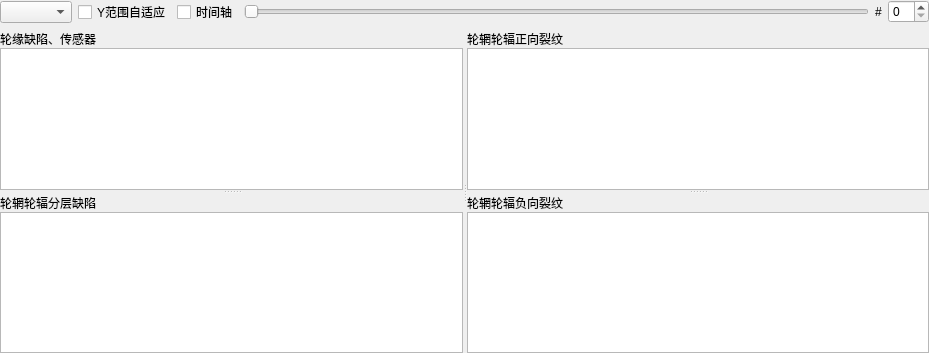
<?xml version="1.0" encoding="UTF-8"?>
<ui version="4.0">
 <class>PanelBScan</class>
 <widget class="QDockWidget" name="PanelBScan">
  <property name="geometry">
   <rect>
    <x>0</x>
    <y>0</y>
    <width>929</width>
    <height>353</height>
   </rect>
  </property>
  <property name="sizePolicy">
   <sizepolicy hsizetype="Preferred" vsizetype="Preferred">
    <horstretch>0</horstretch>
    <verstretch>0</verstretch>
   </sizepolicy>
  </property>
  <property name="minimumSize">
   <size>
    <width>900</width>
    <height>229</height>
   </size>
  </property>
  <property name="maximumSize">
   <size>
    <width>524287</width>
    <height>524287</height>
   </size>
  </property>
  <property name="windowTitle">
   <string>B扫描</string>
  </property>
  <widget class="QWidget" name="contents">
   <layout class="QGridLayout" name="gridLayout" rowstretch="0,1">
    <property name="leftMargin">
     <number>0</number>
    </property>
    <property name="topMargin">
     <number>0</number>
    </property>
    <property name="rightMargin">
     <number>0</number>
    </property>
    <property name="bottomMargin">
     <number>0</number>
    </property>
    <item row="1" column="0">
     <widget class="QSplitter" name="splitterAll">
      <property name="orientation">
       <enum>Qt::Horizontal</enum>
      </property>
      <property name="childrenCollapsible">
       <bool>false</bool>
      </property>
      <widget class="QSplitter" name="splitter_2">
       <property name="orientation">
        <enum>Qt::Vertical</enum>
       </property>
       <property name="childrenCollapsible">
        <bool>false</bool>
       </property>
       <widget class="QWidget" name="layoutWidget">
        <layout class="QVBoxLayout" name="verticalLayout">
         <property name="spacing">
          <number>0</number>
         </property>
         <item>
          <widget class="QLabel" name="title1">
           <property name="text">
            <string>轮缘缺陷、传感器</string>
           </property>
          </widget>
         </item>
         <item>
          <widget class="BScanChart" name="chart1"/>
         </item>
        </layout>
       </widget>
       <widget class="QWidget" name="layoutWidget">
        <layout class="QVBoxLayout" name="verticalLayout_2">
         <property name="spacing">
          <number>0</number>
         </property>
         <item>
          <widget class="QLabel" name="title2">
           <property name="text">
            <string>轮辋轮辐分层缺陷</string>
           </property>
          </widget>
         </item>
         <item>
          <widget class="BScanChart" name="chart2"/>
         </item>
        </layout>
       </widget>
      </widget>
      <widget class="QSplitter" name="splitter">
       <property name="orientation">
        <enum>Qt::Vertical</enum>
       </property>
       <property name="childrenCollapsible">
        <bool>false</bool>
       </property>
       <widget class="QWidget" name="layoutWidget_2">
        <layout class="QVBoxLayout" name="verticalLayout_3">
         <property name="spacing">
          <number>0</number>
         </property>
         <item>
          <widget class="QLabel" name="title3">
           <property name="text">
            <string>轮辋轮辐正向裂纹</string>
           </property>
          </widget>
         </item>
         <item>
          <widget class="BScanChart" name="chart3"/>
         </item>
        </layout>
       </widget>
       <widget class="QWidget" name="layoutWidget_3">
        <layout class="QVBoxLayout" name="verticalLayout_4">
         <property name="spacing">
          <number>0</number>
         </property>
         <item>
          <widget class="QLabel" name="title4">
           <property name="text">
            <string>轮辋轮辐负向裂纹</string>
           </property>
          </widget>
         </item>
         <item>
          <widget class="BScanChart" name="chart4"/>
         </item>
        </layout>
       </widget>
      </widget>
     </widget>
    </item>
    <item row="0" column="0">
     <layout class="QHBoxLayout" name="horizontalLayout">
      <item>
       <widget class="QComboBox" name="feature"/>
      </item>
      <item>
       <widget class="QCheckBox" name="adaptRange">
        <property name="text">
         <string>Y范围自适应</string>
        </property>
       </widget>
      </item>
      <item>
       <widget class="QCheckBox" name="timelineEnable">
        <property name="text">
         <string>时间轴</string>
        </property>
       </widget>
      </item>
      <item>
       <widget class="QWidget" name="timelineContainer" native="true">
        <layout class="QHBoxLayout" name="horizontalLayout_2">
         <property name="leftMargin">
          <number>0</number>
         </property>
         <property name="topMargin">
          <number>0</number>
         </property>
         <property name="rightMargin">
          <number>0</number>
         </property>
         <property name="bottomMargin">
          <number>0</number>
         </property>
         <item>
          <widget class="QSlider" name="timelinePos">
           <property name="orientation">
            <enum>Qt::Horizontal</enum>
           </property>
          </widget>
         </item>
         <item>
          <widget class="QLabel" name="timelineText">
           <property name="text">
            <string>#</string>
           </property>
          </widget>
         </item>
         <item>
          <widget class="QSpinBox" name="timelineRange"/>
         </item>
        </layout>
       </widget>
      </item>
     </layout>
    </item>
   </layout>
  </widget>
 </widget>
 <customwidgets>
  <customwidget>
   <class>BScanChart</class>
   <extends>QGraphicsView</extends>
   <header>Plot/BScanChart.h</header>
  </customwidget>
 </customwidgets>
 <resources/>
 <connections/>
</ui>
